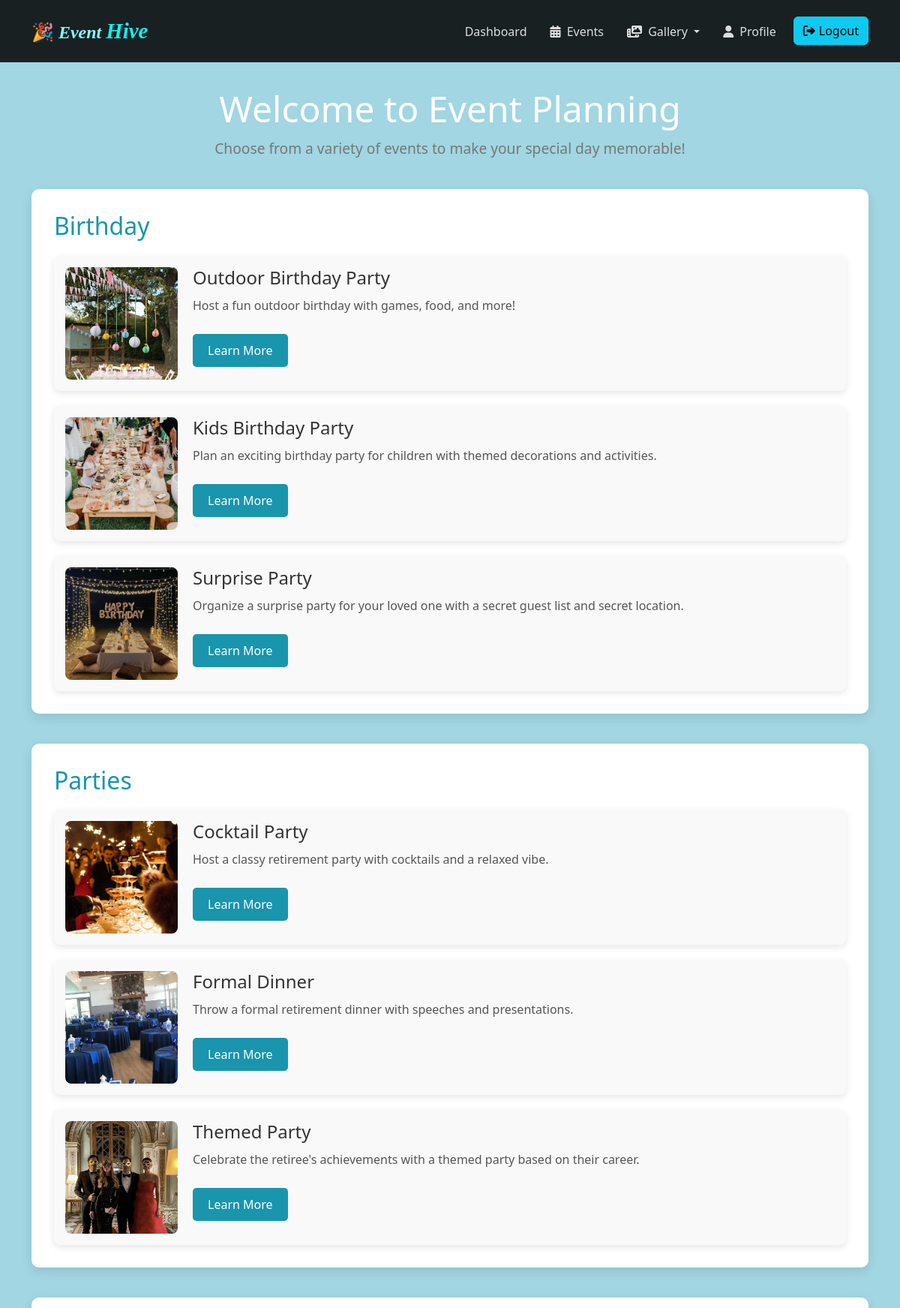
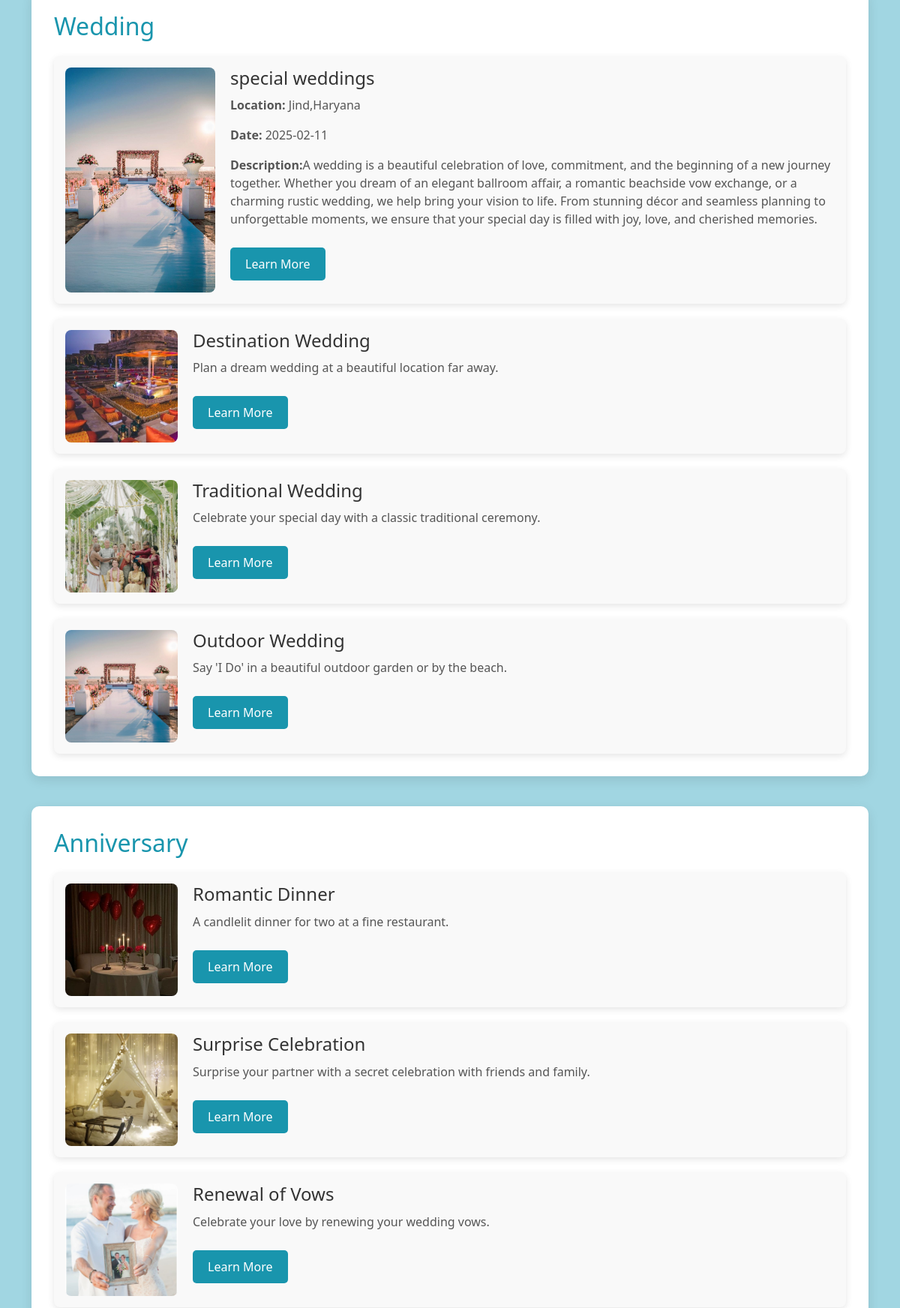
Screenshot of /event (signed in, upper part) with the database file from the repository (2 pictures, top to bottom).
### app.py (models this page shows)
class Event(db.Model):
    id = db.Column(db.Integer, primary_key=True)
    name = db.Column(db.String(200), nullable=False)  # Name of the event
    category = db.Column(db.String(100), nullable=False)  # Category like Birthday, Wedding, etc.
    location = db.Column(db.String(255), nullable=False)  # Location of the event
    date = db.Column(db.String(50), nullable=False)  # Date of the event
    description = db.Column(db.Text, nullable=False)  # Description of the event
    image_url = db.Column(db.String(300))  # URL for event image

### app.py (the view)
@app.route('/event')
@login_required
def event():
    event = Event.query.all()
    return render_template("event.html", event=event)

### app.py (called while the page is built)
@login_manager.user_loader
def load_user(user_id):
    return User.query.get(int(user_id))

### templates/event.html (shortened to what this page needs)
<!DOCTYPE html>
<html lang="en">
<head>
    <link rel="stylesheet" href="https://cdnjs.cloudflare.com/ajax/libs/font-awesome/6.0.0-beta3/css/all.min.css">
    <link rel="stylesheet" href="{{ url_for('static', filename='css/event.css') }}">
</head>
<body>
    {% extends 'base.html' %}
    {% block content %}
    <br><br><br>
    <header>
        <h1>Welcome to Event Planning</h1>
        <p>Choose from a variety of events to make your special day memorable!</p>
    </header>
    <main>
        <section class="event-section" id="birthday">
            <h2>Birthday</h2>
            <div class="subsections">
                <div class="subsection">
                    <div class="subsection-content">
                        <img src="{{ url_for('static', filename='images/outdoorbirthdayparty.jpg') }}"
                            alt="Outdoor Birthday Party" class="subsection-image">
                        <div class="subsection-text">
                            <h3>Outdoor Birthday Party</h3>
                            <p>Host a fun outdoor birthday with games, food, and more!</p>
                            <button class="learn-more-btn" onclick="window.location.href='birthday1'">Learn
                                More</button>
                        </div>
                    </div>
                </div>
                <div class="subsection">
                    <div class="subsection-content">
                        <img src="{{ url_for('static', filename='images/kidsbirthdayparty.jpg') }}"
                            alt="Kids Birthday Party" class="subsection-image">
                        <div class="subsection-text">
                            <h3>Kids Birthday Party</h3>
                            <p>Plan an exciting birthday party for children with themed decorations and activities.</p>
                            <button class="learn-more-btn" onclick="window.location.href='birthday2'">Learn
                                More</button>
                        </div>
                    </div>
                </div>
                <div class="subsection">
                    <div class="subsection-content">
                        <img src="{{ url_for('static', filename='images/surprise party.jpg') }}" alt="Surprise Party"
                            class="subsection-image">
                        <div class="subsection-text">
                            <h3>Surprise Party</h3>
                            <p>Organize a surprise party for your loved one with a secret guest list and secret
                                location.</p>
                            <button class="learn-more-btn" onclick="window.location.href='birthday3'">Learn
                                More</button>
                        </div>
                    </div>
                </div>
            </div>
        </section>
        <section class="event-section" id="retirement-party">
            <h2>Parties</h2>
            <div class="subsections">
                <div class="subsection">
                    <div class="subsection-content">
                        <img src="{{ url_for('static', filename='images/cocktail party.jpg') }}" alt="Cocktail Party"
                            class="subsection-image">
                        <div class="subsection-text">
                            <h3>Cocktail Party</h3>
                            <p>Host a classy retirement party with cocktails and a relaxed vibe.</p>
                            <button class="learn-more-btn" onclick="window.location.href='party1'">Learn More</button>
                        </div>
                    </div>
                </div>
                <div class="subsection">
                    <div class="subsection-content">
                        <img src="{{ url_for('static', filename='images/formalparty.jpg') }}" alt="Formal Dinner"
                            class="subsection-image">
                        <div class="subsection-text">
                            <h3>Formal Dinner</h3>
                            <p>Throw a formal retirement dinner with speeches and presentations.</p>
                            <button class="learn-more-btn" onclick="window.location.href='party2'">Learn More</button>
                        </div>
                    </div>
                </div>
                <div class="subsection">
                    <div class="subsection-content">
                        <img src="{{ url_for('static', filename='images/themed party.jpg') }}" alt="Themed Party"
                            class="subsection-image">
                        <div class="subsection-text">
                            <h3>Themed Party</h3>
                            <p>Celebrate the retiree's achievements with a themed party based on their career.</p>
                            <button class="learn-more-btn" onclick="window.location.href='birthday1'">Learn
                                More</button>
                        </div>
                    </div>
                </div>
            </div>
        </section>
        <section class="event-section" id="wedding">
            <h2>Wedding</h2>
            <div class="subsections">
                {% for event in event %}
                {% if event.category.lower() == 'wedding' %}
                <div class="subsection">
                    <div class="subsection-content">
                        {% if event.image_url %}
                        <td><img src="{{ event.image_url }}" alt="Event Image" width="100" class="subsection-image"
                                style="width: 200px; height: auto;"></td>
                        {% endif %}
                        <div class="subsection-text">
                            <h3>{{ event.name }}</h3>
                            <p><strong>Location:</strong> {{ event.location }}</p>
                            <p><strong>Date:</strong> {{ event.date }}</p>
                            <p><strong>Description:</strong>{{ event.description }}</p>
                            <button class="learn-more-btn" onclick="window.location.href='birthday1'">Learn
                                More</button>
                        </div>
                    </div>
                </div>
                {% endif %}
                {% endfor %}
                <div class="subsection">
                    <div class="subsection-content">
                        <img src="{{ url_for('static', filename='images/destination weding.jpg') }}"
                            alt="Destination Wedding" class="subsection-image">
                        <div class="subsection-text">
                            <h3>Destination Wedding</h3>
                            <p>Plan a dream wedding at a beautiful location far away.</p>
                            <button class="learn-more-btn" onclick="window.location.href='wed1'">Learn More</button>
                        </div>
                    </div>
                </div>
                <div class="subsection">
                    <div class="subsection-content">
                        <img src="{{ url_for('static', filename='images/traditional wedding.jpg') }}"
                            alt="Traditional Wedding" class="subsection-image">
                        <div class="subsection-text">
                            <h3>Traditional Wedding</h3>
                            <p>Celebrate your special day with a classic traditional ceremony.</p>
                            <button class="learn-more-btn" onclick="window.location.href='wed2'">Learn More</button>
                        </div>
                    </div>
                </div>
                <div class="subsection">
                    <div class="subsection-content">
                        <img src="{{ url_for('static', filename='images/outdoor wedding.jpg') }}" alt="Outdoor Wedding"
                            class="subsection-image">
                        <div class="subsection-text">
                            <h3>Outdoor Wedding</h3>
                            <p>Say 'I Do' in a beautiful outdoor garden or by the beach.</p>
                            <button class="learn-more-btn" onclick="window.location.href='wed3'">Learn More</button>
                        </div>
                    </div>
                </div>
            </div>
        </section>
        <section class="event-section" id="anniversary">
            <h2>Anniversary</h2>
            <div class="subsections">
                <div class="subsection">
                    <div class="subsection-content">
                        <img src="{{ url_for('static', filename='images/romantic dinnee.jpg') }}" alt="Romantic Dinner"
                            class="subsection-image">
                        <div class="subsection-text">
                            <h3>Romantic Dinner</h3>
                            <p>A candlelit dinner for two at a fine restaurant.</p>
                            <button class="learn-more-btn" onclick="window.location.href='birthday1'">Learn
                                More</button>
                        </div>
                    </div>
                </div>
                <div class="subsection">
                    <div class="subsection-content">
                        <img src="{{ url_for('static', filename='images/surprisecelebation.jpg') }}"
                            alt="Surprise Celebration" class="subsection-image">
                        <div class="subsection-text">
                            <h3>Surprise Celebration</h3>
                            <p>Surprise your partner with a secret celebration with friends and family.</p>
                            <button class="learn-more-btn" onclick="window.location.href='birthday1'">Learn
                                More</button>
                        </div>
                    </div>
                </div>
                <div class="subsection">
                    <div class="subsection-content">
                        <img src="{{ url_for('static', filename='images/renewalofvows.jpg') }}" alt="Renewal of Vows"
                            class="subsection-image">
                        <div class="subsection-text">
                            <h3>Renewal of Vows</h3>
                            <p>Celebrate your love by renewing your wedding vows.</p>
                            <button class="learn-more-btn" onclick="window.location.href='birthday1'">Learn
                                More</button>
                        </div>
                    </div>
                </div>
            </div>
        </section>
    </main>
    {% endblock %}

### templates/base.html (shortened to what this page needs)
<!DOCTYPE html>
<html lang="en">
<head>
    <link rel="stylesheet" href="https://cdn.jsdelivr.net/npm/bootstrap@5.3.0/dist/css/bootstrap.min.css">
    <link rel="stylesheet" href="https://cdnjs.cloudflare.com/ajax/libs/font-awesome/6.4.0/css/all.min.css">
    <link rel="stylesheet" href="{{ url_for('static', filename='css/base.css') }}">
</head>
<body>
    <nav class="navbar navbar-expand-lg">
        <div class="container">
            <a class="navbar-brand" href="{{url_for('home')}}">🎉 <span class="project-name">Event</span> <span
                    class="second-word"> Hive </span></a>
            <div class="collapse navbar-collapse" id="navbarNav">
                <ul class="navbar-nav ms-auto">
                    <li class="nav-item">
                    {% if 'role' in session and session['role'] == 'Admin' %}
                    <li><a class="nav-link" href="{{ url_for('dashboard') }}">Dashboard</a></li>
                    {% endif %}</li>
                    <li class="nav-item">
                        <a class="nav-link" href="{{url_for('event')}}"><i class="fa-solid fa-calendar-days me-1"></i>
                            Events
                        </a>
                    </li>
                    <li class="nav-item dropdown">
                        <a class="nav-link dropdown-toggle" href="#" id="galleryDropdown" role="button"
                            data-bs-toggle="dropdown" aria-expanded="false">
                            <i class="fa-solid fa-photo-film me-1"></i> Gallery
                        </a>
                    </li>
                    <li class="nav-item">
                        <a class="nav-link" href="{{url_for('profile')}}"><i class="fa-solid fa-user me-1"></i>
                            Profile
                        </a>
                    </li>
                    <li class="nav-item">
                        <a class="btn btn-info logout-btn" href="{{ url_for('logout') }}">
                            <i class="fa-solid fa-sign-out-alt"></i> Logout
                        </a>
                    </li>
                </ul>
            </div>
        </div>
    </nav>
    <div class="container mt-4">
        {% block content %}
        {% endblock %}
    </div>
</body>
</html>

### static/css/event.css (style rules this page uses)
* { margin: 0; padding: 0; box-sizing: border-box; }
body { font-family: Arial, sans-serif; background-color: #A1D6E2 !important; color: #333; padding: 20px; }
header { text-align: center; margin-bottom: 40px; }
header h1 { font-size: 3em; color: #ffffff; margin-bottom: 10px; }
header p { font-size: 1.2em; color: #777; }
main { display: flex; flex-direction: column; gap: 40px; }
.event-section { background-color: #fff; padding: 30px; border-radius: 10px; box-shadow: 0 5px 15px rgba(0, 0, 0, 0.1); }
.event-section h2 { font-size: 2em; color: #1995AD; margin-bottom: 20px; }
.subsections { display: flex; flex-direction: column; gap: 20px; }
.subsection { display: flex; align-items: center; gap: 20px; background-color: #f9f9f9; padding: 15px; border-radius: 8px; box-shadow: 0 3px 10px rgba(0, 0, 0, 0.1); }
.subsection-content { display: flex; align-items: flex-start; gap: 20px; }
.subsection-image { width: 150px; height: 150px; object-fit: cover; border-radius: 8px; }
.subsection-text { flex: 1; }
.subsection h3 { font-size: 1.5em; color: #333; margin-bottom: 10px; }
.subsection p { font-size: 1em; color: #555; }
.learn-more-btn { background-color: #1995AD; color: white; border: none; padding: 10px 20px; border-radius: 5px; cursor: pointer; font-size: 1em; margin-top: 10px; }

### static/css/base.css (style rules this page uses)
.navbar { background: rgba(0, 0, 0, 0.85); padding: 15px; position: fixed; top: 0; left: 0; width: 100%; z-index: 1000; }
.project-name { font-style: italic; font-display:unset; color: rgb(132, 252, 252); }
.second-word { color: rgb(20, 239, 239); font-style: oblique; font-display:unset; font-size:larger; }
.navbar-brand { color: #fff; font-weight: bold; font-size: 24px; font-family:Georgia, 'Times New Roman', Times, serif; }
.navbar-nav .nav-link { color: #ddd; transition: 0.3s; }
.navbar-nav .nav-item { margin-left: 15px; }
.logout-btn { display: flex; align-items: center; gap: 5px; }

### rows the page displays
Event: image_url (picture), name "special weddings", location "Jind,Haryana", date "2025-02-11", description "A wedding is a beautiful celebration of love, commitment, and the beginning of a new journey together. Whether you dream of an elegant ballroom affair, a romantic beachside vow exchange, or a charming rustic wedding, we help bring your vision to life. From stunning décor and seamless planning to unforgettable moments, we ensure that your special day is filled with joy, love, and cherished memories."
